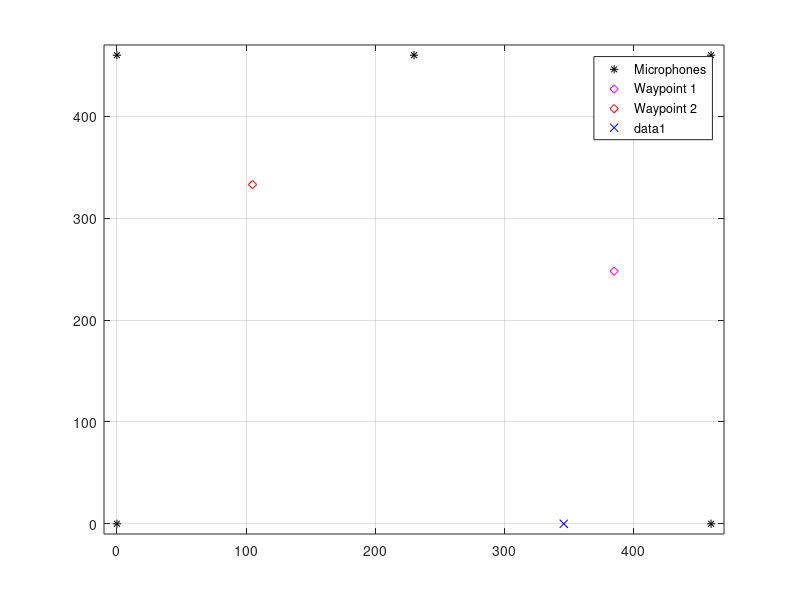

This chart was generated by the following MATLAB code: (Note: this script raises an error after producing the figure.)
cport = 5;		% Com port to use.
q = 0;

% log = [x,y,dir] % Variable to keep track of x y position
%
% 	rec = record();		% Record 24000 samples.
% 	times = ch_td(rec);	% Calculate all the times.
% 	pos = loc(times);	% Calculate the position.

%	code: 0xD073CDA6 ??????
setpref('dsp','portaudioHostApi',3) 

%---- BEGIN OF VARIABLES ----

d_dist = 50; % distance in cm's to drive
steer_error = 2; %Allowed direction deviation before correcting
wp_error = 15;	%Distance from a waypoint when the car stops driving

A = [346 0];		%start position
dir = 90;		%start direction
B = [385 248];	%waypoint one
C = [105 333];	%waypoint two

fc = 10000;
code = '0xD073CDA6';
fb = 3750;
rc = 1250;

%---- END OF VARIABLES ----

figure(1); % figure 1 is the figure to plot the progress of the car on the way
plot([0 460 0 460 230],[0 0 460 460 460],'*k');
xlim([-10 470]);
ylim([-10 470]);
grid on;
hold on;
plot(B(1),B(2),'dm');
plot(C(1),C(2),'dr');
legend('Microphones','Waypoint 1','Waypoint 2');
plot(A(1),A(2),'xb');

maze = createmaze(4);

try
	
	% SETUP
	openCom(cport);
	setup_beacon(fb,code,fc,rc);
	pause(0.1)
	EPOCommunications('transmit','A1');
	
% 	% FIRST LOCALISATION LOG
	pos = A;
	
	log(1,:) = [pos(1),pos(2),dir];
	
	% FIRST TURN
	angB = atan(B(2)/B(1)); % Check angle between m2-m1 and m2-B
	if abs(angB-dir) <= 90 % B in front of A
		th = calc_th(pos(1),pos(2),dir,B(1),B(2));
		th = turn(th);
		dir = mod((dir+th),360);
	else % B behind A
		th = turn(180);
		dir = mod((dir + th),360);
		
		[pos(1),pos(2),~] = position(log(end,1),log(end,2),0,maze);
		log(end+1,:) = [pos(1),pos(2),dir];
		plot(pos(1),pos(2),'xb');
		
		th = calc_th(pos(1),pos(2),dir,B(1),B(2));
		th = turn(th);
		dir = mod((dir+th),360);
	end
	
	% Drive to chechpoint 1 (B)
	while not(q)
		
		[pos(1),pos(2),~] = position(log(end,1),log(end,2),0,maze);
		log(end+1,:) = [pos(1),pos(2),dir];
		plot(pos(1),pos(2),'xb');
		
		st = check_st(pos(1),pos(2),dir,B(1),B(2));
		if abs(st) > steer_error
			alpha = turn(st);
			dir = mod((dir + alpha),360);
			[pos(1),pos(2),~] = position(log(end,1),log(end,2),0,maze);
			log(end+1,:) = [pos(1),pos(2),dir];
			plot(pos(1),pos(2),'xb');
		else
			forward(d_dist);
			[pos(1),pos(2),dir] = position(log(end,1),log(end,2),1,maze);
			log(end+1,:) = [pos(1),pos(2),dir];
			plot(pos(1),pos(2),'xb');
		end
		
		if length(log) > 1000
			log = log(2:end,:);
		end
		
		if sqrt((pos(1)-B(1))^2 + (pos(2)-B(2))^2) < wp_error
			disp('Arrived at the first waypoint! position:');
			disp([pos(1);pos(2)]);
			q = 1;
			break;
		end
		
	end
	
% 	input('Press enter to continue to the next waypoint.');
	pause(10); % measuring pause at the waypoint
	q = 0;
	
	% SECCOND TURN
	angC = atan(C(2)/C(1)); % Check angle between m2-m1 and m2-B
	if abs(angC-dir) <= 90 % B in front of A
		th = calc_th(pos(1),pos(2),dir,C(1),C(2));
		th = turn(th);
		dir = mod((dir+th),360);
	else % C behind B
		th = turn(180);
		dir = mod((dir + th),360);
		
		[pos(1),pos(2),~] = position(log(end,1),log(end,2),0,maze);
		log(end+1,:) = [pos(1),pos(2),dir];
		plot(pos(1),pos(2),'xb');
		
		th = calc_th(pos(1),pos(2),dir,C(1),C(2));
		th = turn(th);
		dir = mod((dir+th),360);
	end
	
	% Drvie to checkpoint 2 (C)
	while not(q)
		
		[pos(1),pos(2),~] = position(log(end,1),log(end,2),0,maze);
		log(end+1,:) = [pos(1),pos(2),dir];
		plot(pos(1),pos(2),'xb');
		
		st = check_st(pos(1),pos(2),dir,C(1),C(2));
		if abs(st) > steer_error
			alpha = turn(st);
			dir = mod((dir + alpha),360);
			[pos(1),pos(2),~] = position(log(end,1),log(end,2),0,maze);
			log(end+1,:) = [pos(1),pos(2),dir];
			plot(pos(1),pos(2),'xb');
		else
			forward(d_dist);
			[pos(1),pos(2),dir] = position(log(end,1),log(end,2),1,maze);
			log(end+1,:) = [pos(1),pos(2),dir];
			plot(pos(1),pos(2),'xb');
		end
		
		if length(log) > 1000
			log = log(2:end,:);
		end
		
		if sqrt((pos(1)-C(1))^2 + (pos(2)-C(2))^2) < wp_error
			disp('Arrived at the destination! position:');
			disp([pos(1);pos(2)]);
			pause(2)
			q = 1;
			break;
		end
	end
	
	closeCom();
	
catch
	% In case of an error
	closeCom();
	error('!!!	Some error occured	!!!');
end
